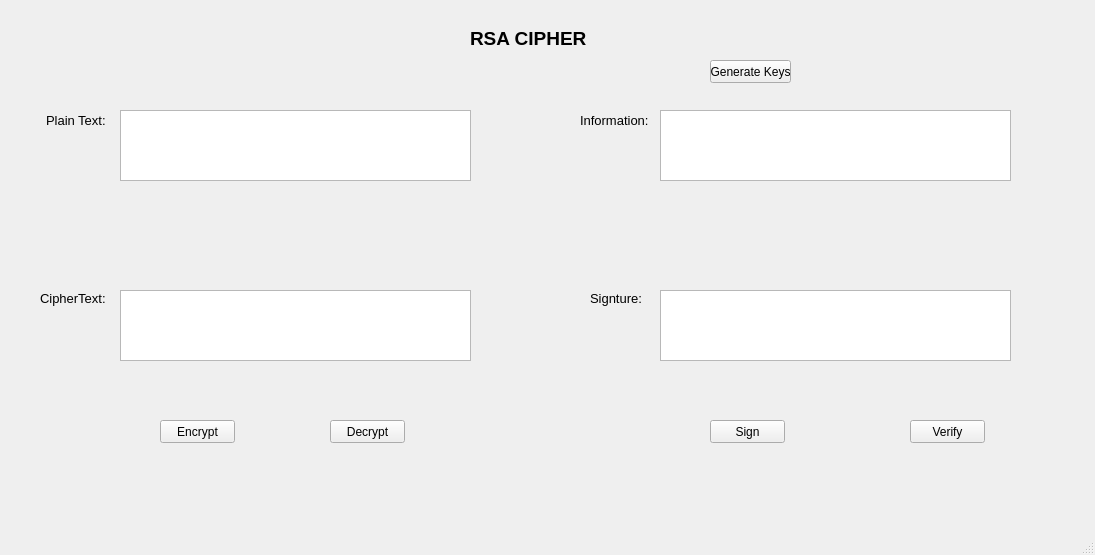
<?xml version="1.0" encoding="UTF-8"?>
<ui version="4.0">
 <class>MainWindow</class>
 <widget class="QMainWindow" name="MainWindow">
  <property name="geometry">
   <rect>
    <x>0</x>
    <y>0</y>
    <width>1095</width>
    <height>555</height>
   </rect>
  </property>
  <property name="windowTitle">
   <string>MainWindow</string>
  </property>
  <widget class="QWidget" name="centralwidget">
   <widget class="QLabel" name="label">
    <property name="geometry">
     <rect>
      <x>470</x>
      <y>30</y>
      <width>121</width>
      <height>16</height>
     </rect>
    </property>
    <property name="font">
     <font>
      <pointsize>14</pointsize>
      <weight>75</weight>
      <bold>true</bold>
     </font>
    </property>
    <property name="text">
     <string>RSA CIPHER</string>
    </property>
   </widget>
   <widget class="QLabel" name="label_2">
    <property name="geometry">
     <rect>
      <x>46</x>
      <y>110</y>
      <width>61</width>
      <height>20</height>
     </rect>
    </property>
    <property name="font">
     <font>
      <pointsize>10</pointsize>
     </font>
    </property>
    <property name="text">
     <string>Plain Text:</string>
    </property>
   </widget>
   <widget class="QLabel" name="label_3">
    <property name="geometry">
     <rect>
      <x>40</x>
      <y>290</y>
      <width>71</width>
      <height>16</height>
     </rect>
    </property>
    <property name="font">
     <font>
      <pointsize>10</pointsize>
     </font>
    </property>
    <property name="text">
     <string>CipherText:</string>
    </property>
   </widget>
   <widget class="QLabel" name="label_4">
    <property name="geometry">
     <rect>
      <x>580</x>
      <y>110</y>
      <width>71</width>
      <height>20</height>
     </rect>
    </property>
    <property name="font">
     <font>
      <pointsize>10</pointsize>
     </font>
    </property>
    <property name="text">
     <string>Information:</string>
    </property>
   </widget>
   <widget class="QLabel" name="label_5">
    <property name="geometry">
     <rect>
      <x>590</x>
      <y>290</y>
      <width>61</width>
      <height>16</height>
     </rect>
    </property>
    <property name="font">
     <font>
      <pointsize>10</pointsize>
     </font>
    </property>
    <property name="text">
     <string>Signture:</string>
    </property>
   </widget>
   <widget class="QPushButton" name="btn_encrypt">
    <property name="geometry">
     <rect>
      <x>160</x>
      <y>420</y>
      <width>75</width>
      <height>23</height>
     </rect>
    </property>
    <property name="text">
     <string>Encrypt</string>
    </property>
   </widget>
   <widget class="QPushButton" name="btn_decrypt">
    <property name="geometry">
     <rect>
      <x>330</x>
      <y>420</y>
      <width>75</width>
      <height>23</height>
     </rect>
    </property>
    <property name="text">
     <string>Decrypt</string>
    </property>
   </widget>
   <widget class="QPushButton" name="btn_sign">
    <property name="geometry">
     <rect>
      <x>710</x>
      <y>420</y>
      <width>75</width>
      <height>23</height>
     </rect>
    </property>
    <property name="text">
     <string>Sign</string>
    </property>
   </widget>
   <widget class="QPushButton" name="btn_verify">
    <property name="geometry">
     <rect>
      <x>910</x>
      <y>420</y>
      <width>75</width>
      <height>23</height>
     </rect>
    </property>
    <property name="text">
     <string>Verify</string>
    </property>
   </widget>
   <widget class="QPlainTextEdit" name="txt_plain_text">
    <property name="geometry">
     <rect>
      <x>120</x>
      <y>110</y>
      <width>351</width>
      <height>71</height>
     </rect>
    </property>
   </widget>
   <widget class="QPlainTextEdit" name="txt_cipher_text">
    <property name="geometry">
     <rect>
      <x>120</x>
      <y>290</y>
      <width>351</width>
      <height>71</height>
     </rect>
    </property>
   </widget>
   <widget class="QPlainTextEdit" name="txt_info">
    <property name="geometry">
     <rect>
      <x>660</x>
      <y>110</y>
      <width>351</width>
      <height>71</height>
     </rect>
    </property>
   </widget>
   <widget class="QPlainTextEdit" name="txt_sign">
    <property name="geometry">
     <rect>
      <x>660</x>
      <y>290</y>
      <width>351</width>
      <height>71</height>
     </rect>
    </property>
   </widget>
   <widget class="QPushButton" name="btn_generate_key">
    <property name="geometry">
     <rect>
      <x>710</x>
      <y>60</y>
      <width>81</width>
      <height>23</height>
     </rect>
    </property>
    <property name="text">
     <string>Generate Keys</string>
    </property>
   </widget>
  </widget>
  <widget class="QMenuBar" name="menubar">
   <property name="geometry">
    <rect>
     <x>0</x>
     <y>0</y>
     <width>1095</width>
     <height>21</height>
    </rect>
   </property>
  </widget>
  <widget class="QStatusBar" name="statusbar"/>
 </widget>
 <resources/>
 <connections/>
</ui>
